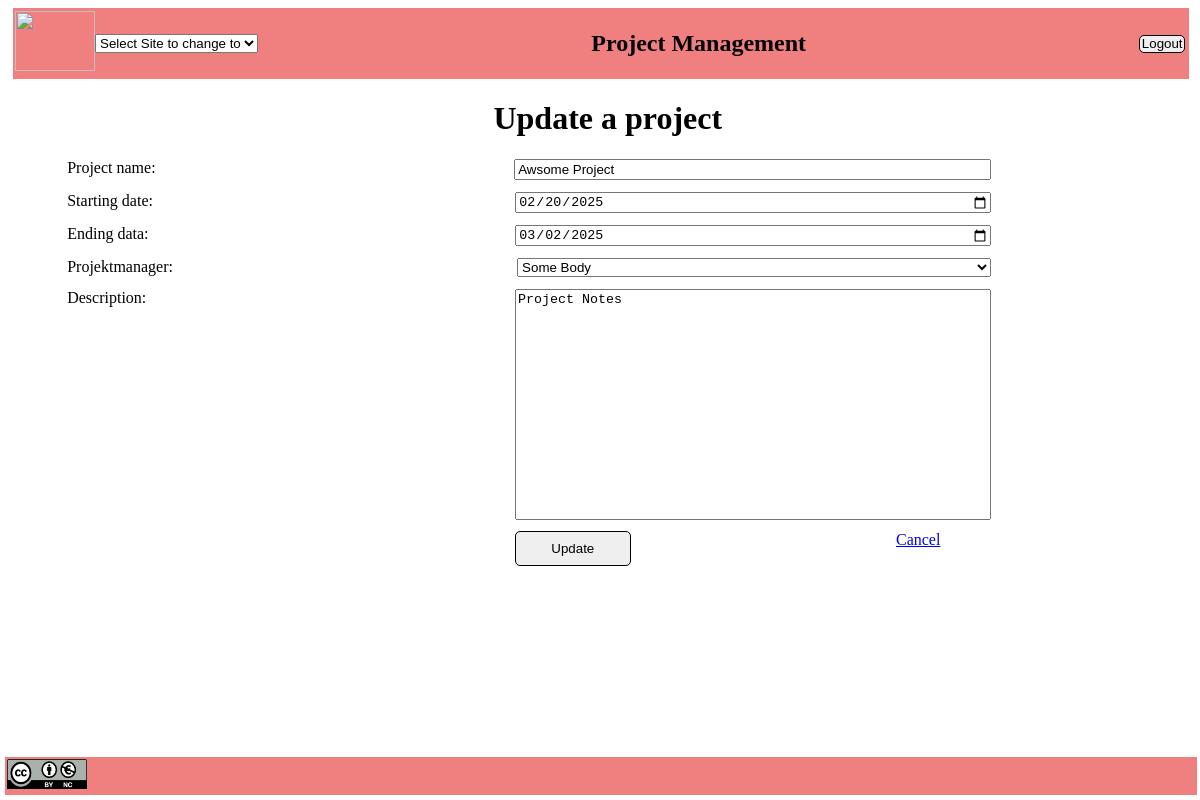
Screenshot of /projects/update/1/ with the database file from the repository.
### Projektmanagement/models.py (models this page shows, shortened)
class Project(models.Model):
    name = models.CharField(max_length=100)
    start_date = models.DateField(null=True, blank=True)
    end_date = models.DateField(null=True, blank=True)
    notes = models.TextField(null=True, blank=True)
    owner = models.ForeignKey(User, on_delete=models.DO_NOTHING)

class User(models.Model):
    firstName = models.CharField(max_length=255, null=True)
    lastName = models.CharField(max_length=255, null=True)
    role = models.CharField(max_length=50)
    workhours = models.IntegerField(null=True)
    def __str__(self):
        return self.firstName + ' ' + self.lastName

### Projektmanagement/views.py (the view, shortened to what this page needs)
# urls.py: path('projects/update/<int:project_id>/', views.project_update, name='project_update'),
def project_update(request, project_id):
    project = get_object_or_404(Project, id=project_id)
    users = User.objects.all()
    return render(request, "Project/ProjectUpdate.html", {"project": project, "users": users})

### Projektmanagement/Templates/Project/ProjectUpdate.html (shortened to what this page needs)
    {% extends "baseTemplate.html" %}
    {% block content %}
    <div>
        <h1 style="margin-left: 41%;">Update a project</h1>
        <form method="post" action="{% url 'project_update' project.id %}">
            {%include "Project/ProjectTextFields.html"%}
            <div class="FormContainer">
                <button type="submit" style="margin-left: 42.8%;">Update</button>
                <a href="{% url 'project_overview' %}" class="button" style="margin-left: 22.4%;">Cancel</a>
            </div>
        </form>
    </div>
    {% endblock %}

### Projektmanagement/Templates/Project/ProjectTextFields.html
<div class="FormContainer">
    <label class="FormLabelContainer">Project name:</label>
    <input type="text" placeholder="Project name" value="{{ project.name }}" name="ProjectName" class="FormInputContainer" required>
</div>
<div class="FormContainer">
    <label class="FormLabelContainer">Starting date:</label>
    <input type="date" placeholder="Project start date" value="{{ project.start_date|date:'Y-m-d' }}" name="ProjectStartDate" class="FormInputContainer" required>
</div>
<div class="FormContainer">
    <label class="FormLabelContainer">Ending data:</label>
    <input type="date" placeholder="Project end date" value="{{ project.end_date|date:'Y-m-d' }}" name="ProjectEndDate" class="FormInputContainer" required>
</div>
<div class="FormContainer">
    <label class="FormLabelContainer">Projektmanager:</label>
    <select type="text" value="{{ project.owner }}" name="ProjectOwner" class="FormInputContainer" required>
        {% for user in users %}
            <option value="{{ user.id }}" {% if project.owner.id == user.id %}selected{% endif %}>
                {{ user.firstName }} {{ user.lastName }}
            </option>
        {% endfor %}
    </select>
</div>
<div class="FormContainer">
    <label class="FormLabelContainer">Description:</label>
    <textarea placeholder="Project description" name="ProjectDescription" rows="15" class="FormInputContainer" style="resize: none;" required>{{ project.notes }}</textarea>
</div>

### Projektmanagement/static/styles.css (style rules this page uses)
button { padding-top: 0.75%; padding-bottom: 0.75%; padding-left: 3%; padding-right: 3%; border: 1px solid black; border-radius: 5px; }
.FormLabelContainer { display: block; margin-left: 5%; margin-right: 5%; margin-bottom: 1%; width: 23%; }
.FormInputContainer { margin-left: 10%; margin-right: 17%; margin-bottom: 1%; width: 40%; }
.FormContainer { display: flex; margin: auto; }

### rows the page displays
Project: ProjectName "Awsome Project", ProjectStartDate "02/20/2025", ProjectEndDate "03/02/2025", ProjectOwner "Some Body", ProjectDescription "Project Notes"
